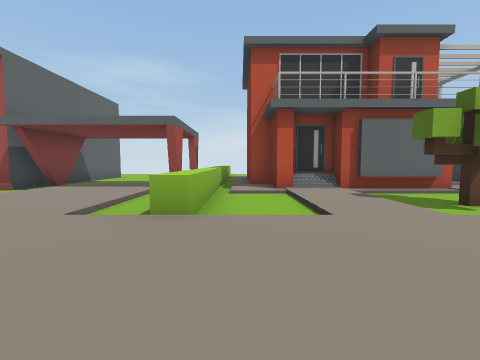
view 1 (above)

20 first-person views from a walk through a 3-D level made in the Unity game engine. The camera is 1.3 m above the floor, tilts 4° down and sees 90° across. The floor is counted in squares, 2 m on a side. Each view is taken from the middle of a square. On the plan, view 1 faces up. The plan holds only what a view shows up to about 9 squares ahead; the rest is blank. The place goes on beyond the plan.

view 2
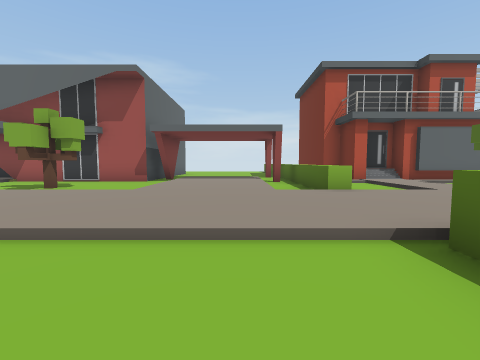

view 3
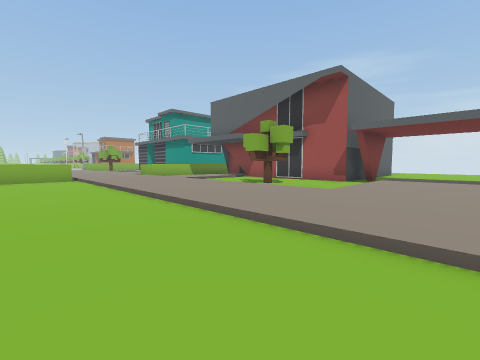

view 4
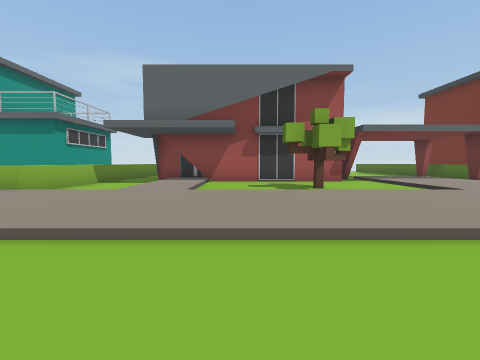

view 5
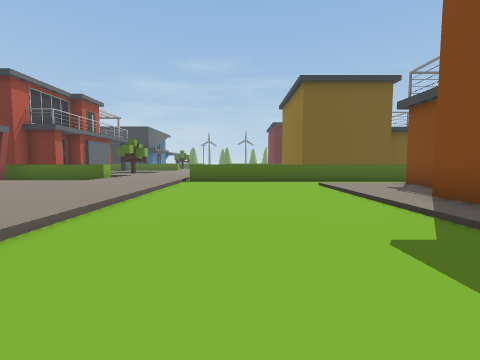

view 6
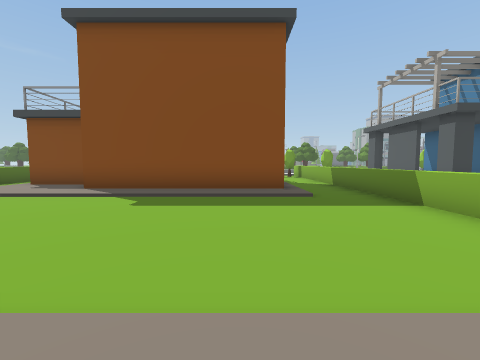

view 7
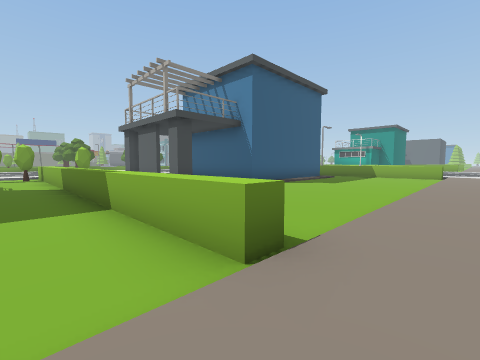

view 8
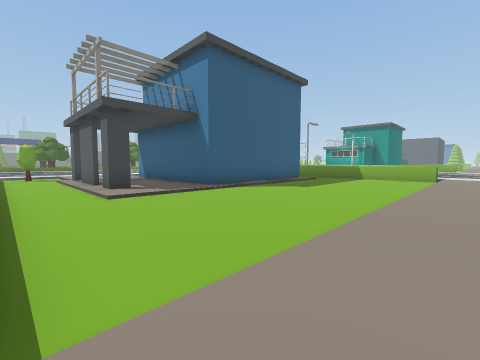

view 9
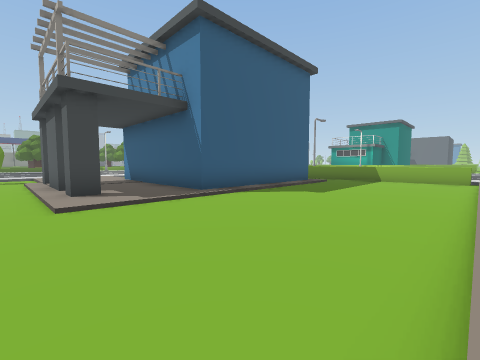

view 10
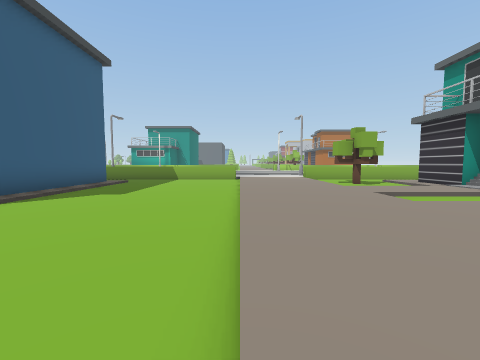

view 11
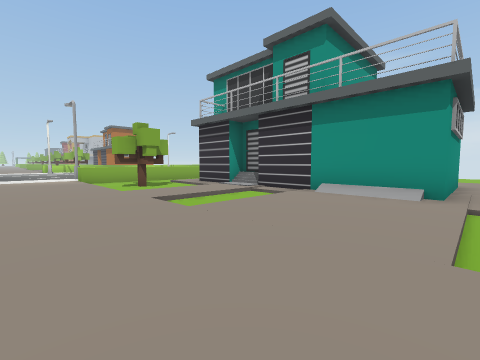

view 12
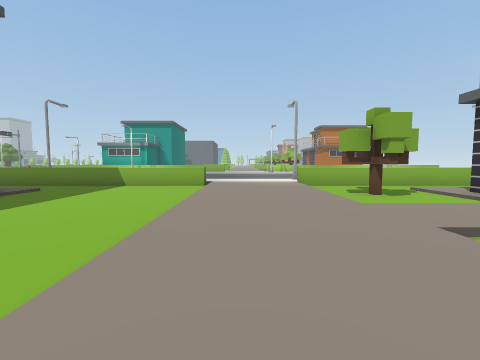

view 13
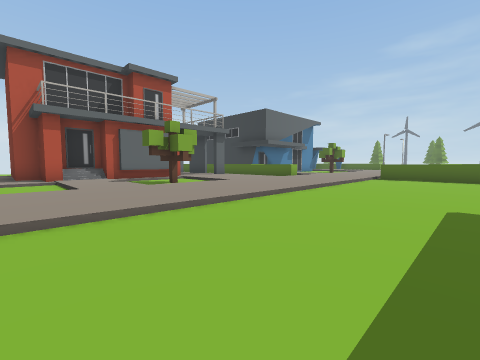

view 14
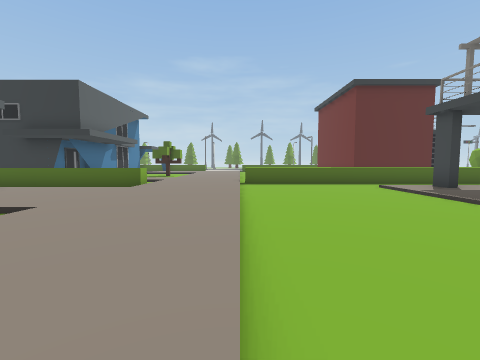

view 15
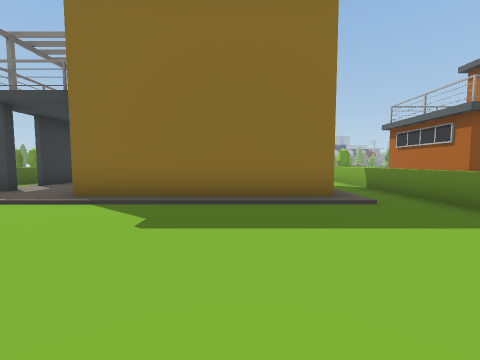

view 16
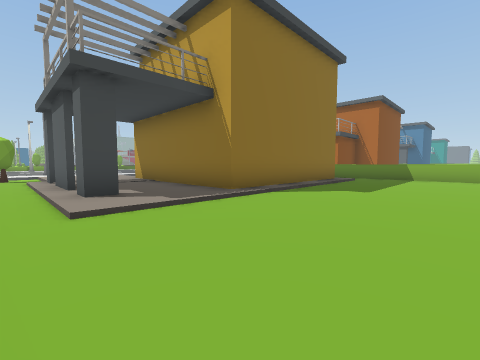

view 17
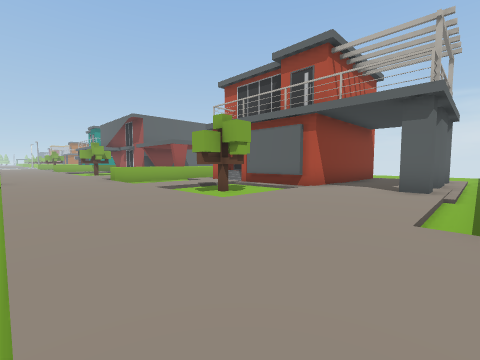

view 18
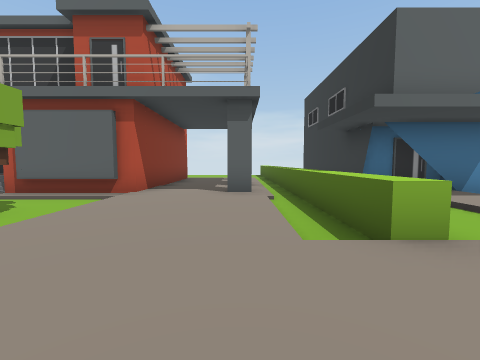

view 19
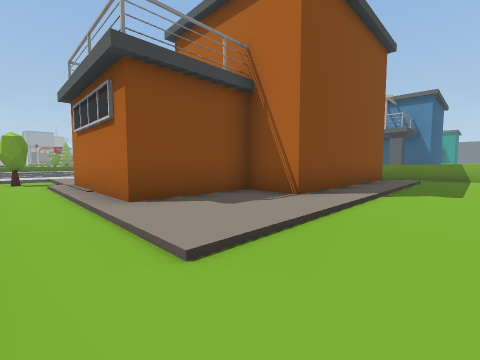

view 20
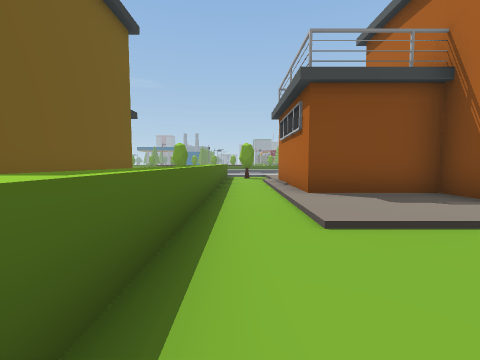

### Floor plan
Key: @ floor where view 1 was taken; # wall or solid block; x gap in a wall; . main floor; : floor 0.25 m higher than the main floor; / step, stairs or slope; ^ raised ledge; T tree; B bush; O other object.
Columns run from 26 left of view 1 to 11 right of it. Each row starts with its distance up from view 1.
  7 ^.:#######/^. #######:::.^:#####:::.^#
  6 ^.///://///^..:/.....:::.^//:/##:::.^
  5 ^.T./:./::/^..:/..T..:::.^./:.T.:::.^.
  4 ^.TT/:./::/^..:/..T..:::.^./:.T.:::.^.
  3 ^////://::/^//://////:::/^//:///:::///
  2 ::::::::::::::::::::::::::::::::::::::
  1 ::::::::::::::::::::::::::::::::::::::
  0 //////////////////////////@///////////
 -1 ^...........^............^...........^
 -2 ^...........^............^...........^
 -3 ^...........^............^...........^
 -4 ^...........^............^...........^
 -5 ^.######:::.^..::::::::/.^.######:::.^
 -6 ^.     #::#.^..######::/.^.#    #::#.^
 -7 ^      #::x.^..     ###/.^.#    #::x.^
 -8        #::#.^..       #/.^.#    #::#.^
 -9        #: :.^..       #/.^      #: :.^
-10           #.^..       #/.^      #: #.
-11           /.^..        /.^         /.
-12            O          :/B          /B
-13                       :/.
-14                       :::

Where each view was taken, in squares from view 1:
view 1: 0 up, 0 right, facing up
view 2: 2 down, 3 left, facing up
view 3: 2 down, 3 left, facing up-left
view 4: 2 down, 10 left, facing up
view 5: 2 down, 10 left, facing right
view 6: 1 up, 10 left, facing down
view 7: 1 up, 12 left, facing down-left
view 8: 1 up, 14 left, facing down-left
view 9: 0 up, 15 left, facing down-left
view 10: 0 up, 15 left, facing left
view 11: 1 up, 16 left, facing up-left
view 12: 1 up, 18 left, facing left
view 13: 3 down, 0 right, facing up-right
view 14: 0 up, 2 right, facing right
view 15: 0 up, 3 right, facing down
view 16: 1 down, 10 right, facing down-left
view 17: 0 up, 9 right, facing up-left
view 18: 1 up, 8 right, facing up
view 19: 3 down, 2 left, facing down-left
view 20: 2 down, 2 left, facing down
